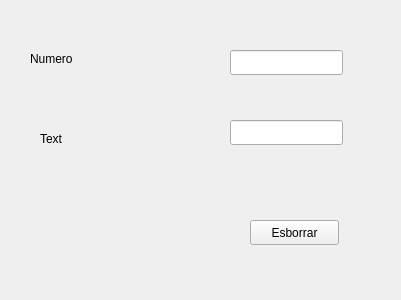
<?xml version="1.0" encoding="UTF-8"?>
<ui version="4.0">
 <class>Form</class>
 <widget class="QWidget" name="Form">
  <property name="geometry">
   <rect>
    <x>0</x>
    <y>0</y>
    <width>401</width>
    <height>300</height>
   </rect>
  </property>
  <property name="windowTitle">
   <string>Form</string>
  </property>
  <widget class="QLineEdit" name="lineEdit">
   <property name="geometry">
    <rect>
     <x>230</x>
     <y>50</y>
     <width>113</width>
     <height>25</height>
    </rect>
   </property>
   <property name="inputMask">
    <string>DDDDDDDDDD</string>
   </property>
   <property name="maxLength">
    <number>10</number>
   </property>
  </widget>
  <widget class="QLineEdit" name="lineEdit_2">
   <property name="geometry">
    <rect>
     <x>230</x>
     <y>120</y>
     <width>113</width>
     <height>25</height>
    </rect>
   </property>
   <property name="inputMask">
    <string>AAAAAAAAAA</string>
   </property>
  </widget>
  <widget class="QLabel" name="label">
   <property name="geometry">
    <rect>
     <x>30</x>
     <y>50</y>
     <width>67</width>
     <height>17</height>
    </rect>
   </property>
   <property name="text">
    <string>Numero</string>
   </property>
  </widget>
  <widget class="QLabel" name="label_2">
   <property name="geometry">
    <rect>
     <x>40</x>
     <y>130</y>
     <width>67</width>
     <height>17</height>
    </rect>
   </property>
   <property name="text">
    <string>Text</string>
   </property>
  </widget>
  <widget class="QPushButton" name="pushButton">
   <property name="geometry">
    <rect>
     <x>250</x>
     <y>220</y>
     <width>89</width>
     <height>25</height>
    </rect>
   </property>
   <property name="text">
    <string>Esborrar</string>
   </property>
  </widget>
 </widget>
 <resources/>
 <connections>
  <connection>
   <sender>pushButton</sender>
   <signal>clicked()</signal>
   <receiver>lineEdit</receiver>
   <slot>clear()</slot>
   <hints>
    <hint type="sourcelabel">
     <x>294</x>
     <y>232</y>
    </hint>
    <hint type="destinationlabel">
     <x>286</x>
     <y>62</y>
    </hint>
   </hints>
  </connection>
  <connection>
   <sender>pushButton</sender>
   <signal>clicked()</signal>
   <receiver>lineEdit_2</receiver>
   <slot>clear()</slot>
   <hints>
    <hint type="sourcelabel">
     <x>294</x>
     <y>232</y>
    </hint>
    <hint type="destinationlabel">
     <x>286</x>
     <y>132</y>
    </hint>
   </hints>
  </connection>
 </connections>
</ui>
